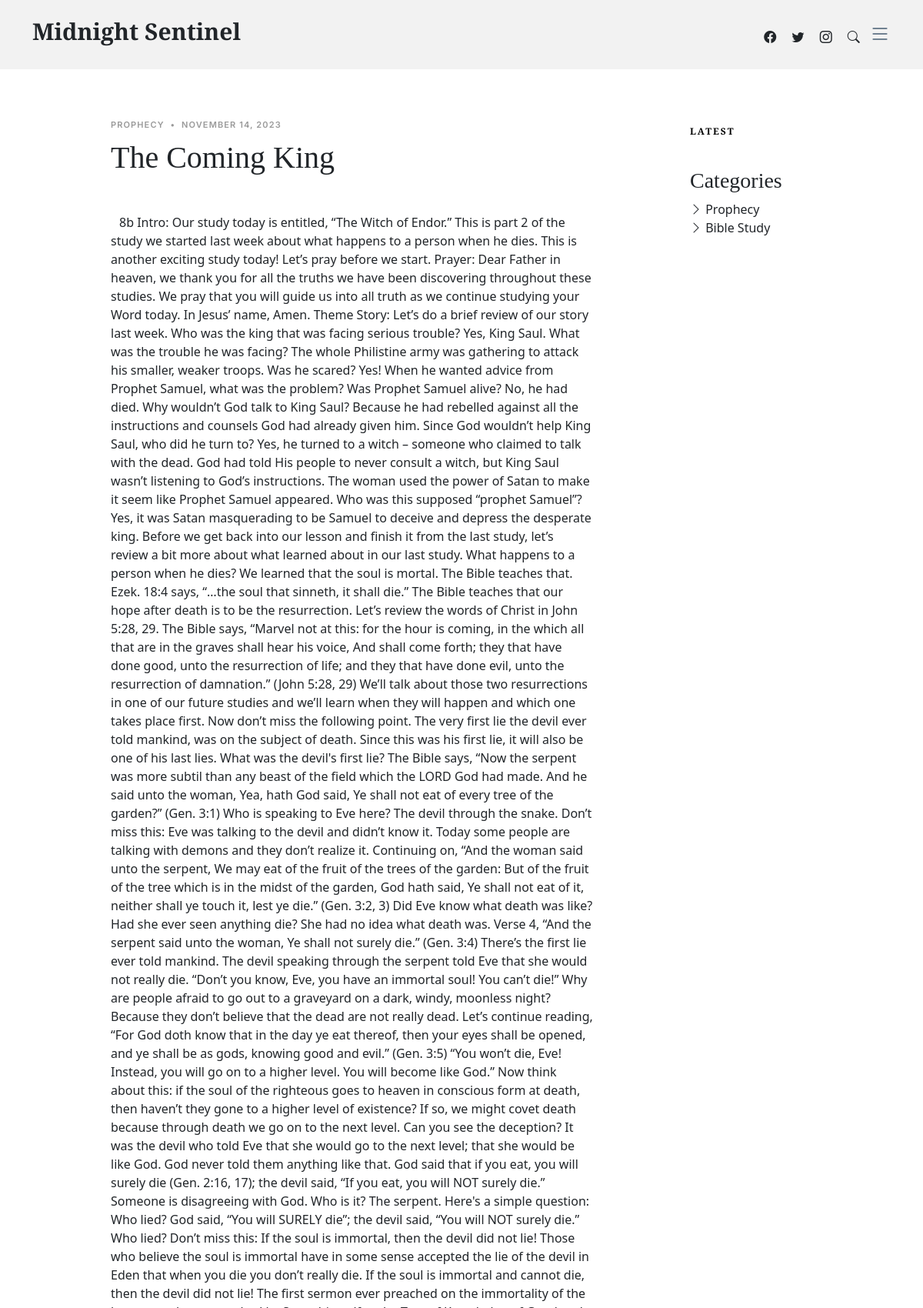
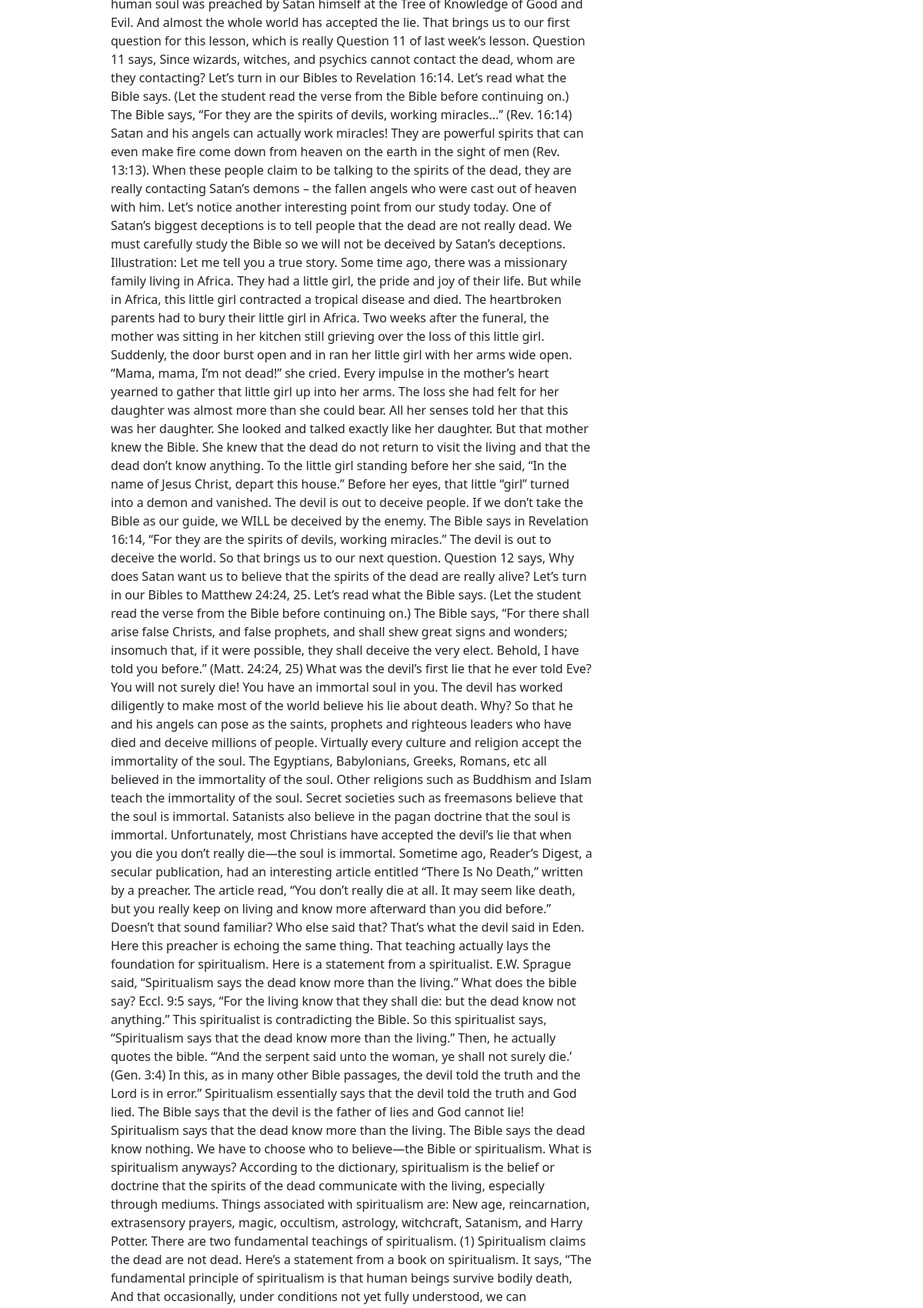
Page /single-post/the-coming-king/ (upper part) on the committed database (2 pictures, top to bottom).
### post/models.py (models this page shows, shortened)
class Post(models.Model):
    title = models.CharField(max_length=100)
    overview = models.TextField()
    content_post = models.TextField()
    timestamp = models.DateTimeField(default=timezone.now)
    comment_count =models.PositiveBigIntegerField(default=0)
    author = models.ForeignKey(Author, on_delete=models.CASCADE)
    thumbnail = models.ImageField()
    category = models.ForeignKey(Category, on_delete=models.PROTECT, default=1)
    featured = models.BooleanField()
    slug = models.SlugField(unique=True, blank=True)

class Category(models.Model):
    name = models.CharField(max_length=20)

### post/views.py (the view)
# urls.py: path('single-post/<slug:slug>/', views.Single_Post, name='single_post'),
def Single_Post(request, slug):
    post = get_list_or_404(Post, slug=slug, featured=True)
    context = {
        'posts': post,
    }
    return render(request, 'Sentinel_App/single-post.html', context)

### post/models.py (called while the page is built)
    def __str__(self):
        return self.user.username

### post/views.py (called while the page is built)
def category_list(request):
    categorys_list = Category.objects.all()
    category_posts =Post.objects.all()
    recent_posts = Post.objects.order_by('-timestamp')[:6]
    about_ministry = About.objects.all()
    latest_posts = Post.objects.order_by('-timestamp')[:6]
    context = {
        'category_list':categorys_list,
        'category_posts': category_posts,
        'recent_posts':recent_posts,
        'about_ministry':about_ministry,
        'latest_posts':latest_posts,
    }
    return context

### Sentinel_App/templates/Sentinel_App/single-post.html (shortened to what this page needs)
{% extends 'Sentinel_App/base.html' %}
{% block content %}
<main id="main">
  <section class="single-post-content">
    <div class="container">
      <div class="row">
        <div class="col-md-9 post-content" data-aos="fade-up">
          {% for post in posts %}
          <div class="single-post">
            <div class="post-meta">
              <span class="date">{{ post.category.name }}</span>
              <span class="mx-1">&bullet;</span>
              <span>{{ post.timestamp|date:"F d, Y" }}</span>
            </div>
            <h1 class="mb-5">{{ post.title |title }}</h1>
            <p><span class="firstcharacter"></span>{{ post.content_post}}</p>
          </div>
          {% endfor %}
        </div>
        <div class="col-md-3">
          <div class="aside-block">
            <ul class="nav nav-pills custom-tab-nav mb-4" id="pills-tab" role="tablist">
              <li class="nav-item" role="presentation">
                <button class="nav-link" id="pills-latest-tab" data-bs-toggle="pill" data-bs-target="#pills-latest" type="button" role="tab" aria-controls="pills-latest" aria-selected="false">Latest</button>
              </li>
            </ul>
          </div>
          <div class="aside-block">
            <div class="col-6 col-lg-2">
              <h3 class="footer-heading">Categories</h3>
              <ul class="footer-links list-unstyled">
                {% for category in category_list %}
                <li>
                  <a class="dropdown-item" href="/category/{{category.name}}"><i class="bi bi-chevron-right"></i>
                    {{category.name |title}}
                  </a>
                </li>
                {% endfor %}
              </ul>
            </div>
          </div>
        </div>
      </div>
    </div>
  </section>
</main>
{% endblock %}

### static/css/variables.css (style rules this page uses)
:root { --font-default: 'EB Garamond', system-ui, -apple-system, "Segoe UI", Roboto, "Helvetica Neue", Arial, "Noto Sans", "Liberation Sans", sans-serif, "Apple Color Emoji", "Segoe UI Emoji", "Segoe UI Symbol", "Noto Color Emoji"; --font-primary: 'EB Garamond', serif; --font-secondary: 'Inter', sans-serif; --color-default: #212529; --color-default-rgb: 33, 37, 41; --color-links: #212529; --color-links-hover: #15171a; --color-primary: #212529; --color-primary-light: #26282c; --color-primary-dark: #0b0c0e; --color-primary-rgb: 33, 37, 41; --color-primary-light-rgb: 38, 40, 44; --color-primary-dark-rgb: 11, 12, 14; --color-secondary: #596d80; --color-secondary-light: #8498aa; --color-secondary-dark: #404f5c; --color-secondary-rgb: 89, 109, 128; --color-secondary-light-rgb: 132, 152, 170; --color-secondary-dark-rgb: 64, 79, 92; --color-blue: #0d6efd; --color-blue-rgb: 13, 110, 253; --color-indigo: #6610f2; --color-indigo-rgb: 102, 16, 242; --color-purple: #6f42c1; --color-purple-rgb: 111, 66, 193; --color-pink: #f3268c; --color-pink-rgb: 243, 38, 140; --color-red: #df1529; --color-red-rgb: 223, 21, 4; --color-orange: #fd7e14; --color-orange-rgb: 253, 126, 20; --color-yellow: #ffc107; --color-yellow-rgb: 255, 193, 7; --color-green: #059652; --color-green-rgb: 5, 150, 82; --color-teal: #20c997; --color-teal-rgb: 32, 201, 151; --color-cyan: #0dcaf0; --color-cyan-rgb: 13, 202, 240; --color-white: #ffffff; --color-white-rgb: 255, 255, 255; --color-gray: #6c757d; --color-gray-rgb: 108, 117, 125; --color-black: #000000; --color-black-rgb: 0, 0, 0; }
:root { --bs-blue: var(--color-blue); --bs-indigo: var(--color-indigo); --bs-purple: var(--color-purple); --bs-pink: var(--color-pink); --bs-red: var(--color-red); --bs-orange: var(--color-orange); --bs-yellow: var(--color-yellow); --bs-green: var(--color-green); --bs-teal: var(--color-teal); --bs-cyan: var(--color-cyan); --bs-white: var(--color-white); --bs-gray: var(--color-gray); --bs-gray-dark: #343a40; --bs-gray-100: #f8f9fa; --bs-gray-200: #e9ecef; --bs-gray-300: #dee2e6; --bs-gray-400: #ced4da; --bs-gray-500: #adb5bd; --bs-gray-600: #6c757d; --bs-gray-700: #495057; --bs-gray-800: #343a40; --bs-gray-900: #212529; --bs-primary: var(--color-blue); --bs-secondary: var(--color-blue); --bs-success: #198754; --bs-info: #0dcaf0; --bs-warning: #ffc107; --bs-danger: #dc3545; --bs-light: #f8f9fa; --bs-dark: #212529; --bs-primary-rgb: var(--color-primary-rgb); --bs-secondary-rgb: var(--color-secondary-rgb); --bs-success-rgb: 25, 135, 84; --bs-info-rgb: 13, 202, 240; --bs-warning-rgb: 255, 193, 7; --bs-danger-rgb: 220, 53, 69; --bs-light-rgb: 248, 249, 250; --bs-dark-rgb: 33, 37, 41; --bs-white-rgb: var(--color-white-rgb); --bs-black-rgb: var(--color-black-rgb); --bs-body-color-rgb: var(--color-default-rgb); --bs-body-bg-rgb: 255, 255, 255; --bs-font-sans-serif: var(--font-default); --bs-font-monospace: SFMono-Regular, Menlo, Monaco, Consolas, "Liberation Mono", "Courier New", monospace; --bs-gradient: linear-gradient(180deg, rgba(255, 255, 255, 0.15), rgba(255, 255, 255, 0)); --bs-body-font-family: var(--font-default); --bs-body-font-size: 1rem; --bs-body-font-weight: 400; --bs-body-line-height: 1.5; --bs-body-color: var(--color-default); --bs-body-bg: #fff; }

### static/css/main.css (style rules this page uses)
:root { scroll-behavior: smooth; }
body { color: rgba(var(--color-primary-rgb), 1); }
a { color: var(--color-links); text-decoration: none; }
h1, h2, h3, h4, h5, h6 { font-family: var(--font-primary); }
#main { margin-top: 90px; }
section { padding: 40px 0; overflow: hidden; }
section { scroll-margin-top: 70px; }
.post-meta { font-size: 11px; letter-spacing: 0.07rem; text-transform: uppercase; font-weight: 600; font-family: var(--font-secondary); color: rgba(var(--color-black-rgb), 0.4); margin-bottom: 10px; }
.post-content { padding-left: 10%; padding-right: 10%; }
.post-content .firstcharacter { float: left; font-family: Georgia; font-size: 75px; line-height: 60px; padding-top: 4px; padding-right: 8px; padding-left: 3px; }
.aside-block { margin-bottom: 30px; }
.aside-block .custom-tab-nav .nav-item { display: inline-block; }
.aside-block .custom-tab-nav .nav-item button { color: var(--color-black); text-transform: uppercase; font-size: 12px; font-weight: 700; letter-spacing: 2px; border-radius: 0; padding-left: 0; padding-right: 0; margin-right: 20px; }

### rows in the picture
Post: category.name "PROPHECY", timestamp "NOVEMBER 14, 2023", title "The Coming King"
Category: name "Prophecy"
Category: name "Bible Study"
